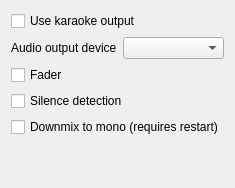
              <widget class="QWidget" name="tabBreakMusic">
               <attribute name="title">
                <string>Break Music</string>
               </attribute>
               <layout class="QVBoxLayout" name="verticalLayout_14">
                <item>
                 <widget class="QCheckBox" name="checkBoxBreakOutputFollowsKaraoke">
                  <property name="text">
                   <string>Use karaoke output</string>
                  </property>
                  <property name="toolTip">
                   <string>Automatically follow the Karaoke audio output. Uncheck to restore a separate Break Music output.</string>
                  </property>
                 </widget>
                </item>
                <item>
                 <layout class="QFormLayout" name="formLayout_5">
                  <property name="topMargin">
                   <number>0</number>
                  </property>
                  <item row="0" column="0">
                   <widget class="QLabel" name="label_10">
                    <property name="text">
                     <string>Audio output device</string>
                    </property>
                   </widget>
                  </item>
                  <item row="0" column="1">
                   <widget class="QComboBox" name="comboBoxBAudioDevices">
                    <property name="sizePolicy">
                     <sizepolicy hsizetype="Expanding" vsizetype="Fixed">
                      <horstretch>0</horstretch>
                      <verstretch>0</verstretch>
                     </sizepolicy>
                    </property>
                   </widget>
                  </item>
                 </layout>
                </item>
                <item>
                 <widget class="QCheckBox" name="checkBoxFaderBm">
                  <property name="toolTip">
                   <string>&lt;html&gt;&lt;head/&gt;&lt;body&gt;&lt;p&gt;If the fader is enabled, song transitions (stop, pause, unpause) will be faded out/in to avoid hard transitions.&lt;/p&gt;&lt;/body&gt;&lt;/html&gt;</string>
                  </property>
                  <property name="text">
                   <string>Fader</string>
                  </property>
                 </widget>
                </item>
                <item>
                 <widget class="QCheckBox" name="checkBoxSilenceDetectionBm">
                  <property name="toolTip">
                   <string>&lt;html&gt;&lt;head/&gt;&lt;body&gt;&lt;p&gt;If enabled, the program will monitor for silent periods of greater than 2 seconds after the last draw instruction has been rendered, stopping the audio track immediately. (Avoids long silences before fading break music back in)&lt;/p&gt;&lt;/body&gt;&lt;/html&gt;</string>
                  </property>
                  <property name="text">
                   <string>Silence detection</string>
                  </property>
                 </widget>
                </item>
                <item>
                 <widget class="QCheckBox" name="checkBoxDownmixBm">
                  <property name="text">
                   <string>Downmix to mono (requires restart)</string>
                  </property>
                 </widget>
                </item>
                <item>
                 <spacer name="verticalSpacer_10">
                  <property name="orientation">
                   <enum>Qt::Vertical</enum>
                  </property>
                  <property name="sizeHint" stdset="0">
                   <size>
                    <width>20</width>
                    <height>40</height>
                   </size>
                  </property>
                 </spacer>
                </item>
               </layout>
              </widget>
